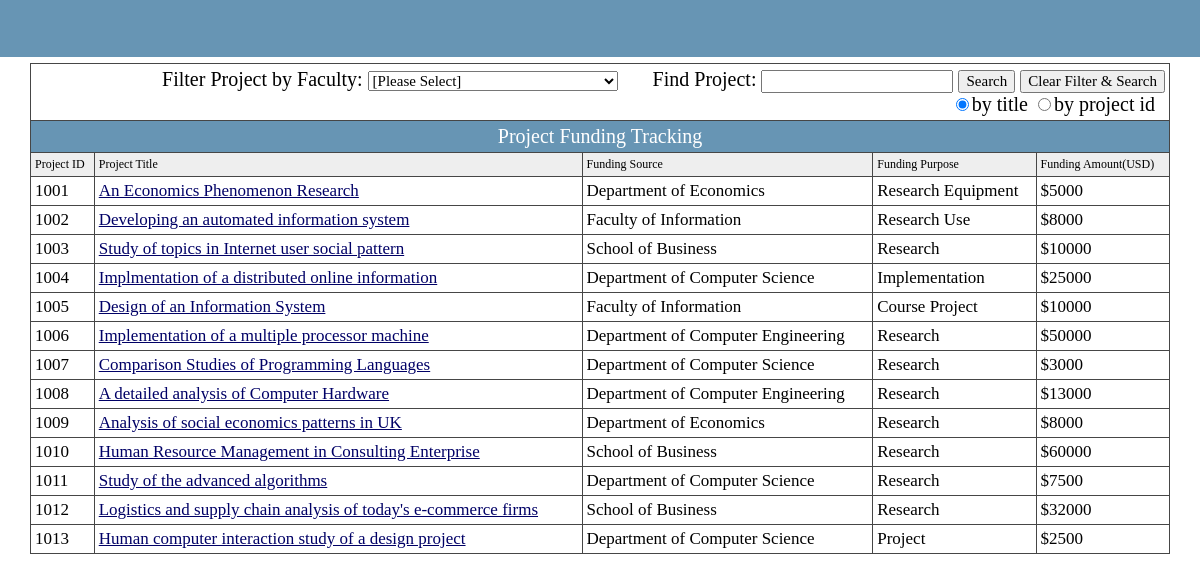
Page /project_funding.php (signed in) on the committed database.
### tables this page shows
CREATE TABLE IF NOT EXISTS `project` (
  `Project_ID` int(11) NOT NULL AUTO_INCREMENT,
  `Project_Title` varchar(100) NOT NULL,
  `Fund_Amount` int(10) NOT NULL,
  `Fund_Source` varchar(50) NOT NULL,
  `Fund_Purpose` varchar(20) NOT NULL,
  `Early_Assess` int(10) DEFAULT NULL,
  `Mid_Assess` int(10) DEFAULT NULL,
  `Final_Assess` int(10) DEFAULT NULL,
  `Project_Description` varchar(300) DEFAULT NULL,
  `Current_Stage` varchar(20) NOT NULL DEFAULT 'Proposing',
  `Managed_by` int(15) NOT NULL,
  PRIMARY KEY (`Project_ID`)
);

### htdocs/project_funding.php (the view, shortened to what this page needs)
<!DOCTYPE html PUBLIC "-//W3C//DTD XHTML 1.0 Transitional//EN" "http://www.w3.org/TR/xhtml1/DTD/xhtml1-transitional.dtd">
<html xmlns="http://www.w3.org/1999/xhtml">
<head>
<link href="css/css.css" rel="stylesheet" type="text/css" />
<link href="css/style.css" rel="stylesheet" type="text/css" />
</head>
<body>
<table width="100%" border="0" cellspacing="0" cellpadding="0">
  <tr>
    <td height="30">      <table width="100%" border="0" cellspacing="0" cellpadding="0">
        <tr>
          <td height="57" bgcolor="#6795B4">
</a></td>
                  </tr>
                </table></td>
        </tr>
		<?php
	if(isset($_POST["clear"])){
		$query = "SELECT * FROM project;";
		}
	else {
	if (isset($_POST["filtered_faculty"]) and $_POST["filtered_faculty"]!= "N/A")
		{
			if ($_POST["filtered_faculty"]!="all"){
				$faculty_name = $_POST["filtered_faculty"];
				$query = "SELECT *
						  FROM project
						  WHERE Fund_Source = '".$faculty_name."'
						  ORDER BY Project_ID";
						  }
			else {
				$query = "SELECT * FROM project;";
				}
		}
	else{
		$query = "SELECT * FROM project;";
		}
	}
	$result=mysql_query($query);
?>
    </table></td></tr>
  <tr>
    <td><table id="subtree1" style="DISPLAY: " width="100%" border="0" cellspacing="0" cellpadding="0">
        <tr>
          <td><table width="95%" border="0" align="center" cellpadding="0" cellspacing="0">
        <tr>
          <td height="6"><img src="images/spacer.gif" width="1" height="1" /></td>
        </tr>
        <tr>
		<td height="40" class="font42">
		<table width="100%" border="0" cellpadding="4" cellspacing="1" bgcolor="#464646" class="newfont03">
		<tr>
			<td height = "30" bgcolor="#FFFFFF" style="font-size:20px; font-family: Georgia, 'Times New Roman', Times, serif;" colspan = "7" align = "right">
			<form name = "searchform" id = "searchform" action = "project_funding.php" method = "post">
				Filter Project by Faculty:
				<select name = "filtered_faculty" id = "filtered_faculty" style="font-family:Georgia;font-size:15px" onChange = "filterFunction()">
				<option selected="selected" value = "N/A">[Please Select]</option>
				</select>
				&nbsp;&nbsp;&nbsp;&nbsp;&nbsp;
				Find Project: <input type = "text" name = "search_keyword" style = "font-family:Georgia;font-size:15px">
				<input type = "submit" name = "search" value = "Search" style = "font-family:Georgia;font-size:15px">
				<input type = "submit" name = "clear" value = "Clear Filter & Search" style = "font-family:Georgia;font-size:15px"><br>
				<input type="radio" name="search_criteria" checked="checked" value="name">by title
				<input type="radio" name="search_criteria" value="id">by project id&nbsp;&nbsp;
			</form></td></tr>
				 <tr class="CTitle" >
                    	<td height="22" colspan="8" align="center" style="font-size:20px;font-family:Georgia;">Project Funding Tracking</td>
                  </tr>
		 <tr bgcolor="#EEEEEE">
				    <td>Project ID</td>
					<td>Project Title</td>
					<td>Funding Source</td>
					<td>Funding Purpose</td>
					<td>Funding Amount(USD)</td>
                  </tr>
				  <?php
						while($row = mysql_fetch_array($result)){
								$pid = stripslashes($row['Project_ID']);
								$title = stripslashes($row['Project_Title']);
								$fund_source = stripslashes($row['Fund_Source']);
								$fund_purpose = stripslashes($row['Fund_Purpose']);
								$fund_amount = stripslashes($row['Fund_Amount']);
								echo ('<tr bgcolor="#FFFFFF"><td class="newfont03">' . $pid. '</td>');
								echo '<td class="newfont03"><a href="#" onClick="window.open(\'project_details.php?pid='.$pid.'\',\'Project Details\',\'location=yes,toolbar=yes,scrollbars=yes,width=700,height=700\')"><u>' . $title . '</u></a></td>';
								echo '<td class="newfont03">' . $fund_source . '</td>';
								echo '<td class="newfont03">' . $fund_purpose. '</td>';
								echo '<td class="newfont03">$' . $fund_amount . '</td></tr>';
						}
					?>
        </tr>
      </table>
	  </td>
      </table></td>
  </tr>
</body>
</html>

### htdocs/css/css.css (style rules this page uses)
.newfont03 { font-family: "Times"; font-size: 17px; color: #000000; text-decoration: none; }

### htdocs/css/style.css (style rules this page uses)
body { margin:0px; }
html { scrollbar-face-color:#CCD0DB; scrollbar-highlight-color:#fff; scrollbar-shadow-color:#fff; scrollbar-3dlight-color:#6795B4; scrollbar-arrow-color:#20669A; scrollbar-track-color:#fff; scrollbar-darkshadow-color:#6795B4; border:0; }
html { overflow-x: hidden; overflow-y: auto; }
TD { font-size: 12px; }
a:link,a:visited { text-decoration:none; color:#006; }
.CTitle { background:#6795B4; padding:5px; text-align:left; color:#FFFFFF; font-size:13px; font-family: Verdana, Arial, Helvetica, sans-serif; }
select { font-size:12px; }

### htdocs/project_funding.php (style rules this page uses)
html { overflow-x: auto; overflow-y: auto; border:0; }

### rows in the picture
project: Project_ID "1001", Project_Title "An Economics Phenomenon Research", Fund_Source "Department of Economics", Fund_Purpose "Research Equipment", Fund_Amount "5000"
project: Project_ID "1002", Project_Title "Developing an automated information system", Fund_Source "Faculty of Information", Fund_Purpose "Research Use", Fund_Amount "8000"
project: Project_ID "1003", Project_Title "Study of topics in Internet user social pattern", Fund_Source "School of Business", Fund_Purpose "Research", Fund_Amount "10000"
project: Project_ID "1004", Project_Title "Implmentation of a distributed online information", Fund_Source "Department of Computer Science", Fund_Purpose "Implementation", Fund_Amount "25000"
project: Project_ID "1005", Project_Title "Design of an Information System", Fund_Source "Faculty of Information", Fund_Purpose "Course Project", Fund_Amount "10000"
project: Project_ID "1006", Project_Title "Implementation of a multiple processor machine", Fund_Source "Department of Computer Engineering", Fund_Purpose "Research", Fund_Amount "50000"
project: Project_ID "1007", Project_Title "Comparison Studies of Programming Languages", Fund_Source "Department of Computer Science", Fund_Purpose "Research", Fund_Amount "3000"
project: Project_ID "1008", Project_Title "A detailed analysis of Computer Hardware", Fund_Source "Department of Computer Engineering", Fund_Purpose "Research", Fund_Amount "13000"
project: Project_ID "1009", Project_Title "Analysis of social economics patterns in UK", Fund_Source "Department of Economics", Fund_Purpose "Research", Fund_Amount "8000"
project: Project_ID "1010", Project_Title "Human Resource Management in Consulting Enterprise", Fund_Source "School of Business", Fund_Purpose "Research", Fund_Amount "60000"
project: Project_ID "1011", Project_Title "Study of the advanced algorithms", Fund_Source "Department of Computer Science", Fund_Purpose "Research", Fund_Amount "7500"
project: Project_ID "1012", Project_Title "Logistics and supply chain analysis of today's e-commerce firms", Fund_Source "School of Business", Fund_Purpose "Research", Fund_Amount "32000"
project: Project_ID "1013", Project_Title "Human computer interaction study of a design project", Fund_Source "Department of Computer Science", Fund_Purpose "Project", Fund_Amount "2500"
